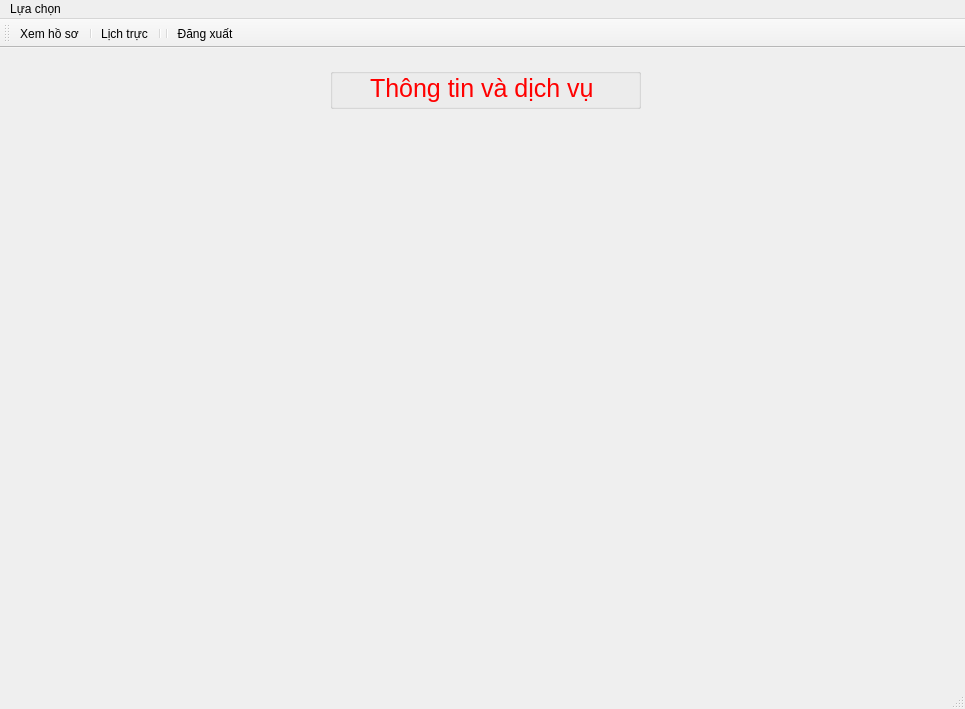
<?xml version="1.0" encoding="UTF-8"?>
<ui version="4.0">
 <class>staff</class>
 <widget class="QMainWindow" name="staff">
  <property name="geometry">
   <rect>
    <x>0</x>
    <y>0</y>
    <width>965</width>
    <height>709</height>
   </rect>
  </property>
  <property name="windowTitle">
   <string>MainWindow</string>
  </property>
  <widget class="QWidget" name="centralwidget">
   <widget class="QLabel" name="label_time">
    <property name="geometry">
     <rect>
      <x>420</x>
      <y>0</y>
      <width>131</width>
      <height>20</height>
     </rect>
    </property>
    <property name="toolTip">
     <string>&lt;html&gt;&lt;head/&gt;&lt;body&gt;&lt;p align=&quot;center&quot;&gt;&lt;br/&gt;&lt;/p&gt;&lt;/body&gt;&lt;/html&gt;</string>
    </property>
    <property name="text">
     <string/>
    </property>
   </widget>
   <widget class="QGroupBox" name="groupBox">
    <property name="geometry">
     <rect>
      <x>330</x>
      <y>20</y>
      <width>311</width>
      <height>41</height>
     </rect>
    </property>
    <property name="title">
     <string/>
    </property>
    <widget class="QLabel" name="label">
     <property name="geometry">
      <rect>
       <x>40</x>
       <y>0</y>
       <width>241</width>
       <height>41</height>
      </rect>
     </property>
     <property name="font">
      <font>
       <pointsize>19</pointsize>
      </font>
     </property>
     <property name="text">
      <string>&lt;font color = red&gt;Thông tin và dịch vụ &lt;font&gt;</string>
     </property>
    </widget>
   </widget>
   <widget class="QLabel" name="label_2">
    <property name="geometry">
     <rect>
      <x>10</x>
      <y>70</y>
      <width>941</width>
      <height>561</height>
     </rect>
    </property>
    <property name="text">
     <string/>
    </property>
    <property name="pixmap">
     <pixmap resource="resource.qrc">:/other/other_image/VinHome_Quanli.jpg</pixmap>
    </property>
    <property name="scaledContents">
     <bool>true</bool>
    </property>
   </widget>
  </widget>
  <widget class="QMenuBar" name="menubar">
   <property name="geometry">
    <rect>
     <x>0</x>
     <y>0</y>
     <width>965</width>
     <height>22</height>
    </rect>
   </property>
   <widget class="QMenu" name="menuL_a_ch_n">
    <property name="title">
     <string>Lựa chọn</string>
    </property>
    <addaction name="actionXem_h_s"/>
    <addaction name="separator"/>
    <addaction name="actionL_ch_tr_c"/>
    <addaction name="separator"/>
    <addaction name="actionTho_t"/>
   </widget>
   <addaction name="menuL_a_ch_n"/>
  </widget>
  <widget class="QStatusBar" name="statusbar"/>
  <widget class="QToolBar" name="toolBar">
   <property name="windowTitle">
    <string>toolBar</string>
   </property>
   <attribute name="toolBarArea">
    <enum>TopToolBarArea</enum>
   </attribute>
   <attribute name="toolBarBreak">
    <bool>false</bool>
   </attribute>
   <addaction name="actionXem_h_s"/>
   <addaction name="separator"/>
   <addaction name="actionL_ch_tr_c"/>
   <addaction name="separator"/>
   <addaction name="separator"/>
   <addaction name="actionTho_t"/>
  </widget>
  <action name="actionXem_h_s">
   <property name="icon">
    <iconset resource="resource.qrc">
     <normaloff>:/image_no_color/icon_no_color/id-badge.svg</normaloff>:/image_no_color/icon_no_color/id-badge.svg</iconset>
   </property>
   <property name="text">
    <string>Xem hồ sơ</string>
   </property>
  </action>
  <action name="actionL_ch_tr_c">
   <property name="icon">
    <iconset resource="resource.qrc">
     <normaloff>:/image_no_color/icon_no_color/calendar.svg</normaloff>:/image_no_color/icon_no_color/calendar.svg</iconset>
   </property>
   <property name="text">
    <string>Lịch trực</string>
   </property>
  </action>
  <action name="actionTho_t">
   <property name="icon">
    <iconset resource="resource.qrc">
     <normaloff>:/image_no_color/icon_no_color/close.svg</normaloff>:/image_no_color/icon_no_color/close.svg</iconset>
   </property>
   <property name="text">
    <string>Đăng xuất</string>
   </property>
  </action>
 </widget>
 <resources>
  <include location="resource.qrc"/>
 </resources>
 <connections/>
</ui>
